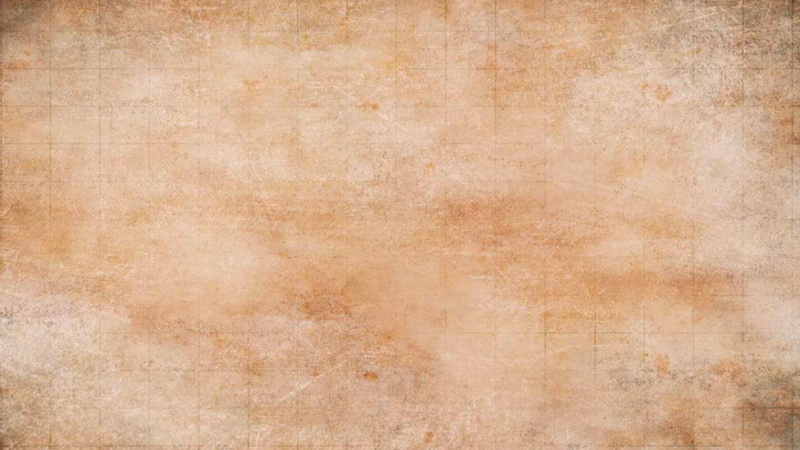
#> input picture media/bg.jpg, 1600 x 900 px (shown at 1/2 size)
$ python maplaner.py
#> lines starting #> are read from the running program, lines starting #| are printed output that depends on the picture; after the words box and inside, x2 and y2 are one past the last pixel; in counts of white or black regions, pixels touching at a corner belong together
import pandas as pd
import cv2
import numpy as np
from tkinter import*
import time
import tkinter.messagebox
import random


ls = []
lscom = []
xyi = []
pointxy = []  # 用来显示的，飞行坐标
pointxydrawer = []  # 用来画的，画面坐标
inputing = False
img = np.zeros([900, 1600, 3], np.uint8)
guide1 = 'chose a point and right clickdouble as a zero point'
cv2.putText(img, guide1, (50, 350), cv2.FONT_HERSHEY_SIMPLEX,
            1.8, (255, 255, 255), 2)
preimg = None
nowimg = img
prelist = []

# cv2.createTrackbar('mode','maplaner',0,1,nothing)


# [251 lines left out: functions draw_map, getInput, message_askyesno, not called in this run]


def nothing(value):
    pass


cv2.namedWindow('maplaner')
cv2.setMouseCallback('maplaner', draw_map)
raiseerror = 0
bgimg = cv2.imread('./media/bg.jpg')
#> bgimg is the input picture: shape (900, 1600, 3); mean B, G, R 143.8, 176.5, 215.3
while(1):
    cv2.imshow('maplaner', nowimg)
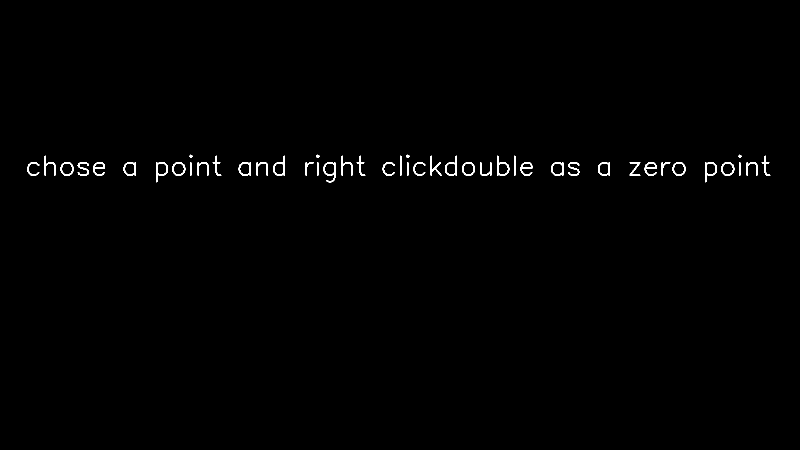
#> window 'maplaner': shape (900, 1600, 3) (shown at 1/2 size); 0.62% white; 46 white regions, largest, box (x1, y1, x2, y2) and area: (647, 324, 671, 365) 316, (994, 311, 1019, 352) 293, (312, 324, 336, 365) 289
    if cv2.waitKey(100) & 0xFF == 27:
#> (key Esc is pressed here)
#> (the run stopped early here; a loop or call above may not have finished)
